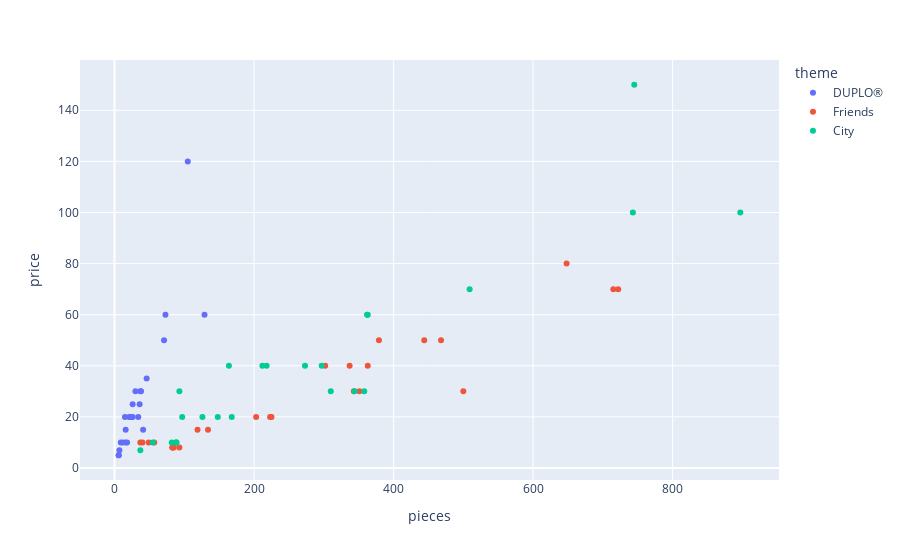

Here is the notebook cell this chart was saved with:
### Markdown cell above
## Problem 3

### Code cell
fig = px.scatter(
    DF,
    x='pieces',
    y='price',
    color='theme',
    hover_data=['set_name'])

fig.show()

### Figure 1 — Plotly figure (JSON) as saved in the notebook; plotly's stock layout.template omitted (floating-point values rounded to 4 significant figures)
{"data": [{"customdata": [["My First Ladybird"], ["My First Race Car"], ["My First Celebration"], ["Large Playground Brick Box"], ["Farmers' Market"], ["Farm Animals"], ["Train Bridge and Tracks"], ["Cargo Train"], ["Spider-Man & Hulk Adventures"], ["Rapunzel's Tower"], ["Train Tracks"], ["My First Fun Puzzle"], ["My First Car Creations"], ["Fire Truck"], ["Baby Animals"], ["Tropical Island"], ["Plane"], ["Submarine Adventure"], ["Alphabet Truck"], ["Tow Truck"], ["Super Heroes Lab"], ["Bedroom"], ["Pizza Stand"], ["Bakery"], ["Modular Playhouse"]], "hovertemplate": "theme=DUPLO®<br>pieces=%{x}<br>price=%{y}<br>set_name=%{customdata[0]}<extra></extra>", "legendgroup": "DUPLO®", "marker": {"color": "#636efa", "symbol": "circle"}, "mode": "markers", "name": "DUPLO®", "orientation": "v", "showlegend": true, "type": "scatter", "x": [6, 6, 41, 71, 26, 16, 26, 105, 38, 37, 23, 15, 34, 21, 9, 73, 12, 24, 36, 7, 30, 16, 18, 46, 129], "xaxis": "x", "y": [4.99, 4.99, 14.99, 49.99, 19.99, 9.99, 24.99, 120.0, 29.99, 29.99, 19.99, 19.99, 19.99, 19.99, 9.99, 59.99, 9.99, 19.99, 24.99, 6.99, 29.99, 14.99, 9.99, 34.99, 59.99], "yaxis": "y"}, {"customdata": [["Stephanie's Soccer Practice"], ["Olivia's Mission Vehicle"], ["Mia's Tree House"], ["Friendship House"], ["Friends Advent Calendar"], ["Stephanie's Heart Box"], ["Mia's Heart Box"], ["Mia's Forest Adventures"], ["Stephanie's Obstacle Course"], ["Mia's House"], ["Andrea's Pool Party"], ["Turtles Rescue Mission"], ["Dolphins Rescue Mission"], ["Andrea's Summer Heart Box"], ["Olivia's Summer Heart Box"], ["Heartlake City Hospital"], ["Puppy Playground"], ["Andrea's Play Cube - Singer"], ["Mia's Play Cube - Veterinarian"], ["Mia's Play Cube - Cinema"], ["Baby Elephant Jungle Rescue"], ["Tiger Hot Air Balloon Jungle Rescue"], ["Jungle Rescue Base"], ["Emma's Fashion Shop"], ["Beach House"]], "hovertemplate": "theme=Friends<br>pieces=%{x}<br>price=%{y}<br>set_name=%{customdata[0]}<extra></extra>", "legendgroup": "Friends", "marker": {"color": "#EF553B", "symbol": "circle"}, "mode": "markers", "name": "Friends", "orientation": "v", "showlegend": true, "type": "scatter", "x": [119, 223, 351, 722, 500, 85, 83, 134, 337, 715, 468, 225, 363, 83, 93, 379, 57, 49, 40, 37, 203, 302, 648, 343, 444], "xaxis": "x", "y": [14.99, 19.99, 29.99, 69.99, 29.99, 7.99, 7.99, 14.99, 39.99, 69.99, 49.99, 19.99, 39.99, 7.99, 7.99, 49.99, 9.99, 9.99, 9.99, 9.99, 19.99, 39.99, 79.99, 29.99, 49.99], "yaxis": "y"}, {"customdata": [["Off-Road Chase"], ["Mountain Fugitives"], ["Dirt Road Pursuit"], ["Pickup & Caravan"], ["Heavy Cargo Transport"], ["Mining Team"], ["People Pack - Outdoor Adventures"], ["Parachute Arrest"], ["Dock Side Fire"], ["Fire Station"], ["Fire Plane"], ["Construction Loader"], ["Diving Yacht"], ["Harvester Transport"], ["Mars Research Shuttle"], ["Police Helicopter Chase"], ["Police Monster Truck Heist"], ["Police Station"], ["Fire Helicopter Response"], ["Street Sweeper"], ["Monster Truck"], ["Construction Bulldozer"], ["Tuning Workshop"], ["Ocean Exploration Ship"], ["Safari Off-Roader"]], "hovertemplate": "theme=City<br>pieces=%{x}<br>price=%{y}<br>set_name=%{customdata[0]}<extra></extra>", "legendgroup": "City", "marker": {"color": "#00cc96", "symbol": "circle"}, "mode": "markers", "name": "City", "orientation": "v", "showlegend": true, "type": "scatter", "x": [37, 88, 297, 344, 310, 82, 164, 218, 97, 509, 363, 88, 148, 358, 273, 212, 362, 743, 93, 89, 55, 126, 897, 745, 168], "xaxis": "x", "y": [6.99, 9.99, 39.99, 29.99, 29.99, 9.99, 39.99, 39.99, 19.99, 69.99, 59.99, 9.99, 19.99, 29.99, 39.99, 39.99, 59.99, 99.99, 29.99, 9.99, 9.99, 19.99, 99.99, 150.0, 19.99], "yaxis": "y"}], "layout": {"legend": {"title": {"text": "theme"}, "tracegroupgap": 0}, "margin": {"t": 60}, "xaxis": {"anchor": "y", "domain": [0, 1], "title": {"text": "pieces"}}, "yaxis": {"anchor": "x", "domain": [0, 1], "title": {"text": "price"}}}}
